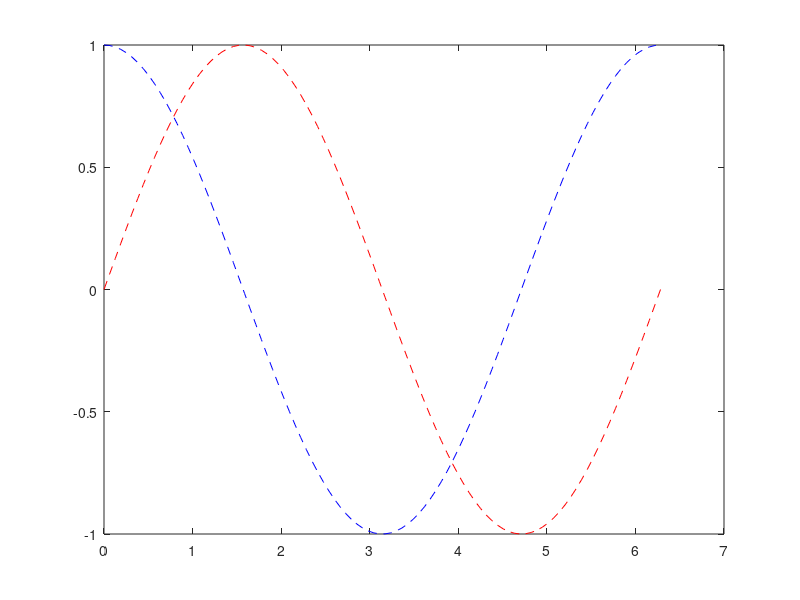

Here is the MATLAB script that generated this plot:
clear all

% <https://www.mathworks.com MathWorks> 

x = linspace(0,2*pi); % Returns a row vector of 100 evenly spaced points
y = sin(x);

% Label the axes and add title
xlabel('x');
ylabel('sin(x)');
title('Plot of the Sine function')
plot(x,y,'r--');

% Returns plots in the current axes so that new plots added to the axes do
% not delete existing plots

hold on
y2 = cos(x);
plot(x,y2,'b--');
hold off
